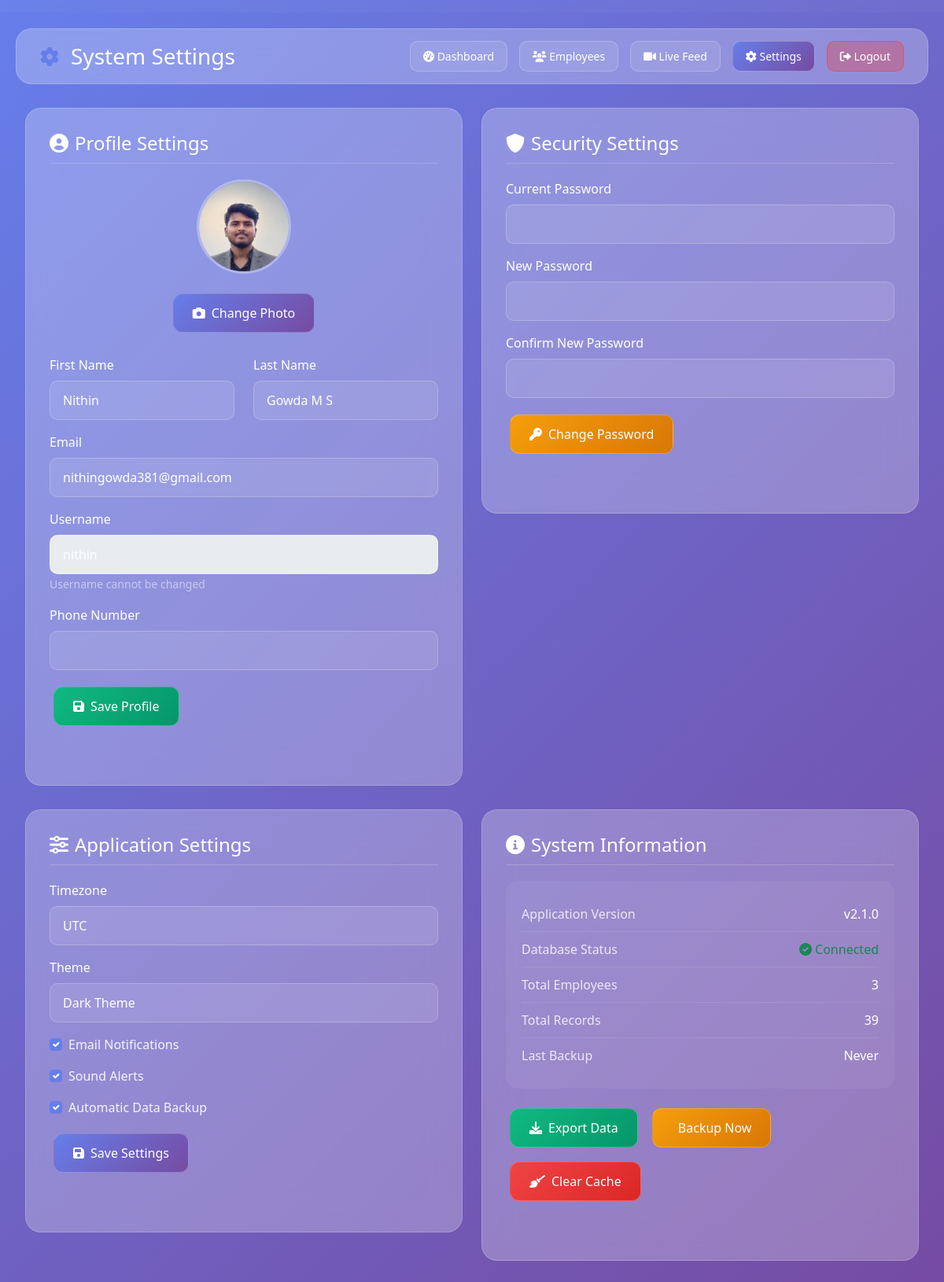
The page /settings (signed in) on the database its author committed.
### tables this page shows
CREATE TABLE profile_settings (
                id INTEGER PRIMARY KEY AUTOINCREMENT,
                user_id INTEGER UNIQUE NOT NULL,
                first_name TEXT,
                last_name TEXT,
                phone TEXT,
                profile_photo TEXT,
                timezone TEXT DEFAULT 'UTC',
                theme TEXT DEFAULT 'dark',
                email_notifications BOOLEAN DEFAULT 1,
                sound_alerts BOOLEAN DEFAULT 1,
                auto_backup BOOLEAN DEFAULT 1,
                created_at TIMESTAMP DEFAULT CURRENT_TIMESTAMP,
                updated_at TIMESTAMP DEFAULT CURRENT_TIMESTAMP,
                FOREIGN KEY (user_id) REFERENCES users (id)
            );

CREATE TABLE users (
                id INTEGER PRIMARY KEY AUTOINCREMENT,
                username TEXT UNIQUE NOT NULL,
                email TEXT UNIQUE NOT NULL,
                password_hash TEXT NOT NULL,
                role TEXT DEFAULT 'user',
                created_at TIMESTAMP DEFAULT CURRENT_TIMESTAMP
            , profile_photo TEXT, full_name TEXT);

### app.py (the view)
@app.route('/settings')
@login_required
def settings():
    try:
        profile_data = db.get_user_profile_data(current_user.id)
        employee_count = len(db.get_all_employees())
        attendance_count = len(db.get_all_sessions())
        last_backup = "Never"  # This could be enhanced to track actual backups
        return render_template('settings_new.html',
                             profile_data=profile_data or {},
                             employee_count=employee_count,
                             attendance_count=attendance_count,
                             last_backup=last_backup)
    except Exception as e:
        print(f"Error loading settings page: {e}")
        return render_template('settings_new.html',
                             profile_data={},
                             employee_count=0,
                             attendance_count=0,
                             last_backup="Never")

### templates/settings_new.html (shortened to what this page needs)
<!DOCTYPE html>
<html lang="en">
<head>
    <link href="https://cdn.jsdelivr.net/npm/bootstrap@5.1.3/dist/css/bootstrap.min.css" rel="stylesheet">
    <link rel="stylesheet" href="https://cdnjs.cloudflare.com/ajax/libs/font-awesome/6.0.0/css/all.min.css">
</head>
<body>
    {% include '_logo_header.html' %}
    <div class="main-content">
        <div class="top-nav">
            <div class="nav-brand">
                <i class="fas fa-cog" style="color: var(--primary-color); font-size: 24px;"></i>
                <h3 style="margin: 0;">System Settings</h3>
            </div>
            <div class="nav-links">
                <a href="/dashboard" class="nav-link-btn">
                    <i class="fas fa-tachometer-alt"></i> Dashboard
                </a>
                <a href="/employees" class="nav-link-btn">
                    <i class="fas fa-users"></i> Employees
                </a>
                <a href="/live" class="nav-link-btn">
                    <i class="fas fa-video"></i> Live Feed
                </a>
                <a href="/settings" class="nav-link-btn active">
                    <i class="fas fa-cog"></i> Settings
                </a>
                <a href="/logout" class="nav-link-btn" style="background: rgba(255, 59, 48, 0.3); border-color: rgba(255, 59, 48, 0.5);">
                    <i class="fas fa-sign-out-alt"></i> Logout
                </a>
            </div>
        </div>
        <div class="container-fluid">
            <div class="row">
                <div class="col-lg-6">
                    <div class="settings-container">
                        <div class="settings-section">
                            <h4><i class="fas fa-user-circle me-2"></i>Profile Settings</h4>
                            <div class="text-center mb-4">
                                <img src="{{ url_for('static', filename='profile_photos/' + (current_user.profile_photo if current_user.profile_photo else 'default-avatar.png')) }}"
                                     class="profile-photo" alt="Profile Photo" id="profilePhotoPreview">
                                <div>
                                    <button type="button" class="btn-glass btn-primary" onclick="document.getElementById('profilePhotoInput').click()">
                                        <i class="fas fa-camera me-2"></i>Change Photo
                                    </button>
                                </div>
                            </div>
                            <form id="profileForm">
                                <div class="row">
                                    <div class="col-md-6 mb-3">
                                        <label for="firstName" class="form-label">First Name</label>
                                        <input type="text" class="form-control" id="firstName" name="firstName"
                                               value="{{ current_user.first_name or '' }}">
                                    </div>
                                    <div class="col-md-6 mb-3">
                                        <label for="lastName" class="form-label">Last Name</label>
                                        <input type="text" class="form-control" id="lastName" name="lastName"
                                               value="{{ current_user.last_name or '' }}">
                                    </div>
                                </div>
                                <div class="mb-3">
                                    <label for="email" class="form-label">Email</label>
                                    <input type="email" class="form-control" id="email" name="email"
                                           value="{{ current_user.email or '' }}">
                                </div>
                                <div class="mb-3">
                                    <label for="username" class="form-label">Username</label>
                                    <input type="text" class="form-control" id="username" name="username"
                                           value="{{ current_user.username }}" readonly>
                                    <small class="text-white-50">Username cannot be changed</small>
                                </div>
                                <div class="mb-3">
                                    <label for="phone" class="form-label">Phone Number</label>
                                    <input type="tel" class="form-control" id="phone" name="phone"
                                           value="{{ current_user.phone or '' }}">
                                </div>
                                <button type="submit" class="btn-glass btn-success">
                                    <i class="fas fa-save me-2"></i>Save Profile
                                </button>
                            </form>
                        </div>
                    </div>
                </div>
                <div class="col-lg-6">
                    <div class="settings-container">
                        <div class="settings-section">
                            <h4><i class="fas fa-shield-alt me-2"></i>Security Settings</h4>
                            <form id="passwordForm">
                                <div class="mb-3">
                                    <label for="currentPassword" class="form-label">Current Password</label>
                                    <input type="password" class="form-control" id="currentPassword" name="currentPassword" required>
                                </div>
                                <div class="mb-3">
                                    <label for="newPassword" class="form-label">New Password</label>
                                    <input type="password" class="form-control" id="newPassword" name="newPassword" required>
                                </div>
                                <div class="mb-3">
                                    <label for="confirmPassword" class="form-label">Confirm New Password</label>
                                    <input type="password" class="form-control" id="confirmPassword" name="confirmPassword" required>
                                </div>
                                <button type="submit" class="btn-glass btn-warning">
                                    <i class="fas fa-key me-2"></i>Change Password
                                </button>
                            </form>
                        </div>
                    </div>
                </div>
            </div>
            <div class="row">
                <div class="col-lg-6">
                    <div class="settings-container">
                        <div class="settings-section">
                            <h4><i class="fas fa-sliders-h me-2"></i>Application Settings</h4>
                            <form id="appSettingsForm">
                                <div class="mb-3">
                                    <label for="timezone" class="form-label">Timezone</label>
                                    <select class="form-control" id="timezone" name="timezone">
                                        <option value="UTC">UTC</option>
                                    </select>
                                </div>
                                <div class="mb-3">
                                    <label for="theme" class="form-label">Theme</label>
                                    <select class="form-control" id="theme" name="theme">
                                        <option value="dark">Dark Theme</option>
                                    </select>
                                </div>
                                <div class="mb-3">
                                    <div class="form-check">
                                        <input class="form-check-input" type="checkbox" id="emailNotifications" name="emailNotifications" checked>
                                        <label class="form-check-label" for="emailNotifications">
                                            Email Notifications
                                        </label>
                                    </div>
                                </div>
                                <div class="mb-3">
                                    <div class="form-check">
                                        <input class="form-check-input" type="checkbox" id="soundAlerts" name="soundAlerts" checked>
                                        <label class="form-check-label" for="soundAlerts">
                                            Sound Alerts
                                        </label>
                                    </div>
                                </div>
                                <div class="mb-3">
                                    <div class="form-check">
                                        <input class="form-check-input" type="checkbox" id="autoBackup" name="autoBackup" checked>
                                        <label class="form-check-label" for="autoBackup">
                                            Automatic Data Backup
                                        </label>
                                    </div>
                                </div>
                                <button type="submit" class="btn-glass btn-primary">
                                    <i class="fas fa-save me-2"></i>Save Settings
                                </button>
                            </form>
                        </div>
                    </div>
                </div>
                <div class="col-lg-6">
                    <div class="settings-container">
                        <div class="settings-section">
                            <h4><i class="fas fa-info-circle me-2"></i>System Information</h4>
                            <div class="system-info">
                                <div class="system-info-item">
                                    <span class="system-info-label">Application Version</span>
                                    <span class="system-info-value">v2.1.0</span>
                                </div>
                                <div class="system-info-item">
                                    <span class="system-info-label">Database Status</span>
                                    <span class="system-info-value text-success">
                                        <i class="fas fa-check-circle me-1"></i>Connected
                                    </span>
                                </div>
                                <div class="system-info-item">
                                    <span class="system-info-label">Total Employees</span>
                                    <span class="system-info-value">{{ employee_count or 0 }}</span>
                                </div>
                                <div class="system-info-item">
                                    <span class="system-info-label">Total Records</span>
                                    <span class="system-info-value">{{ attendance_count or 0 }}</span>
                                </div>
                                <div class="system-info-item">
                                    <span class="system-info-label">Last Backup</span>
                                    <span class="system-info-value">{{ last_backup or 'Never' }}</span>
                                </div>
                            </div>
                            <div class="d-flex gap-2 flex-wrap">
                                <button type="button" class="btn-glass btn-success" onclick="exportData()">
                                    <i class="fas fa-download me-2"></i>Export Data
                                </button>
                                <button type="button" class="btn-glass btn-warning" onclick="backupData()">
                                    Backup Now
                                </button>
                                <button type="button" class="btn-glass btn-danger" onclick="clearCache()">
                                    <i class="fas fa-broom me-2"></i>Clear Cache
                                </button>
                            </div>
                        </div>
                    </div>
                </div>
            </div>
        </div>
    </div>
</body>
</html>

### rows shown on the page
profile_settings: profile_photo (picture), firstName "Nithin", lastName "Gowda M S"
users: email "nithingowda381@gmail.com", username "nithin"

### other values the page prints
{{ employee_count or 0 }} "3"
{{ attendance_count or 0 }} "39"
{{ last_backup or 'Never' }} "Never"
